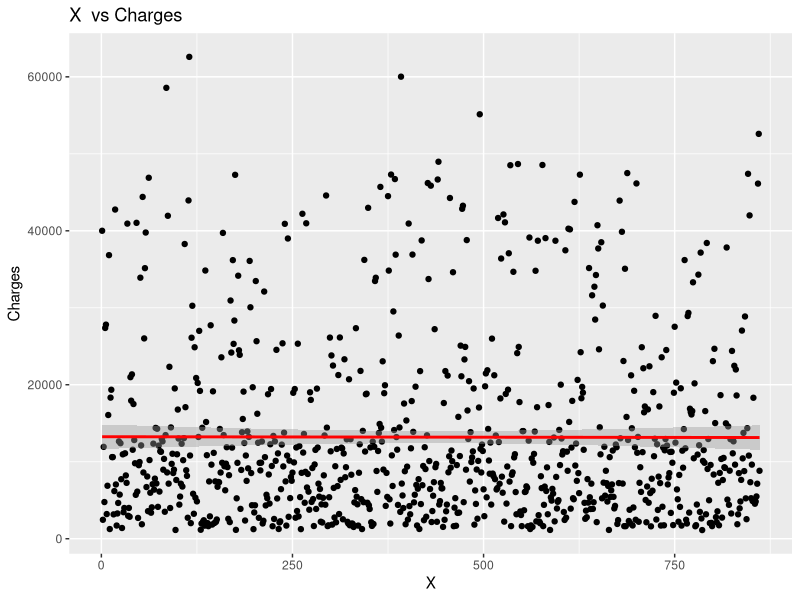
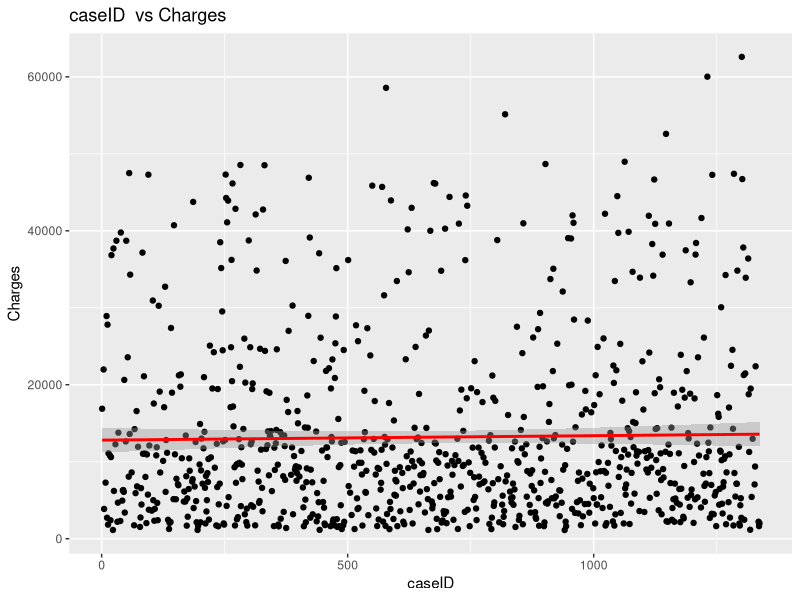
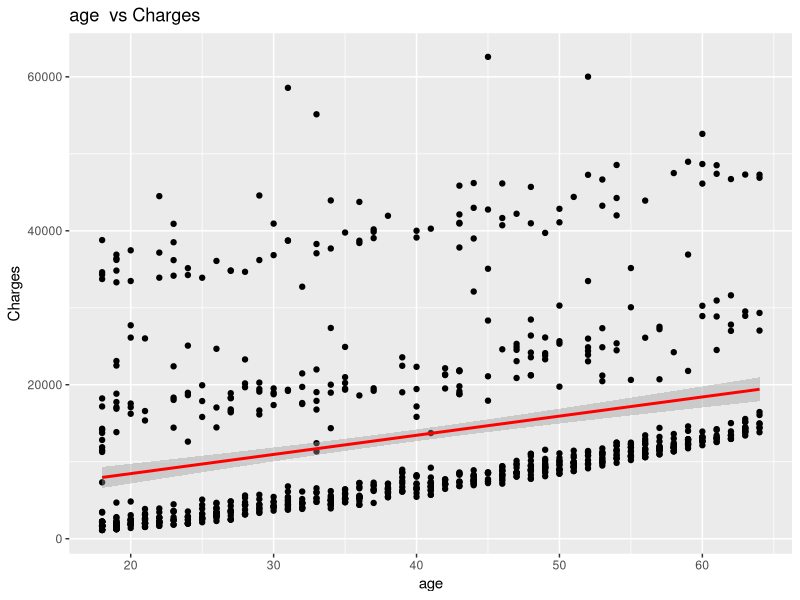
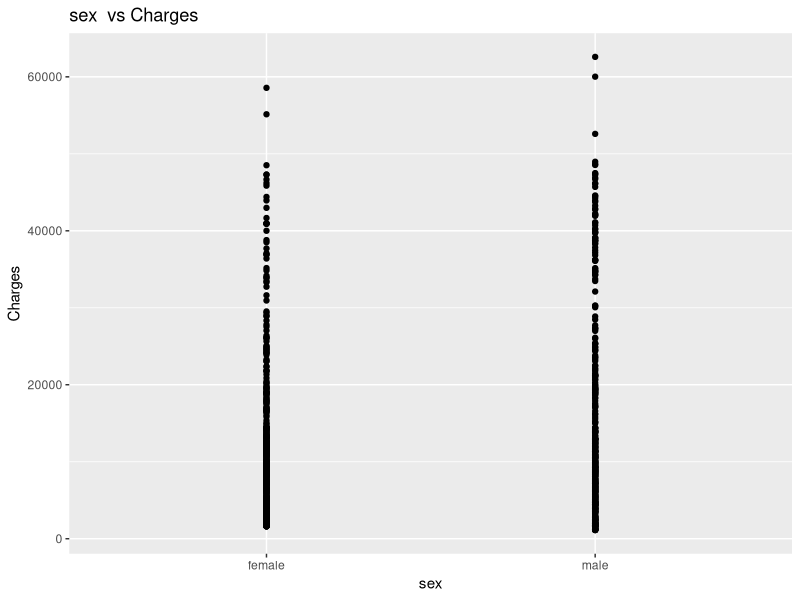
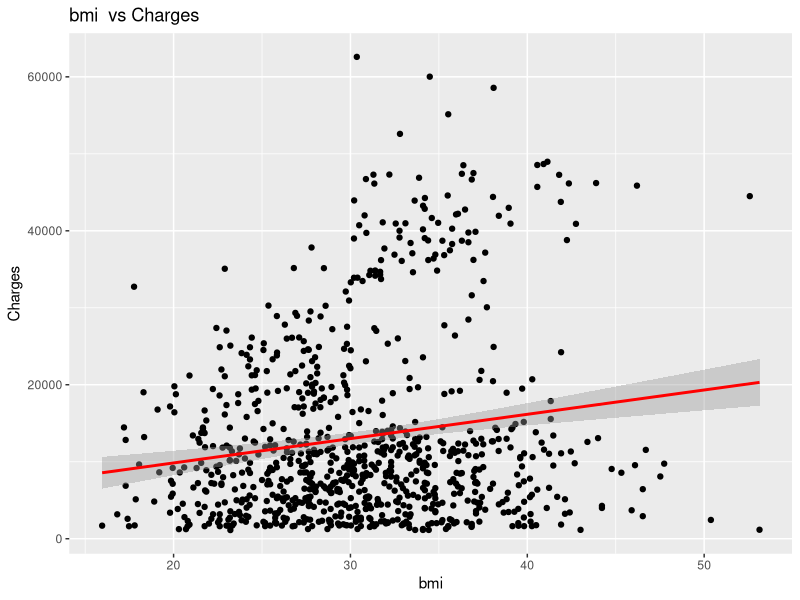
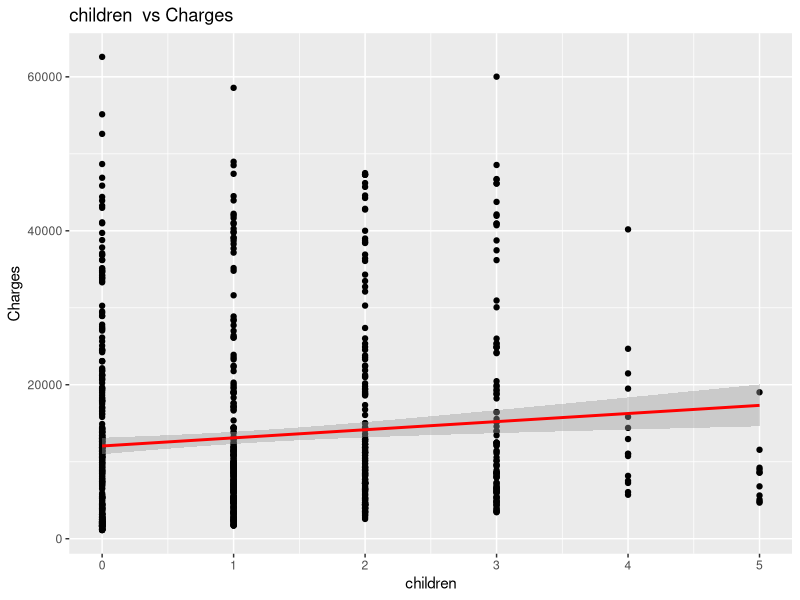
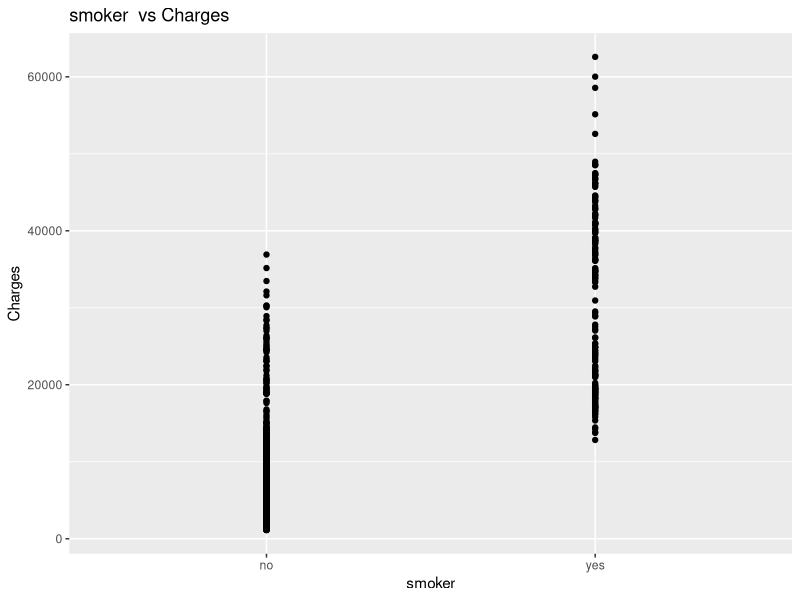
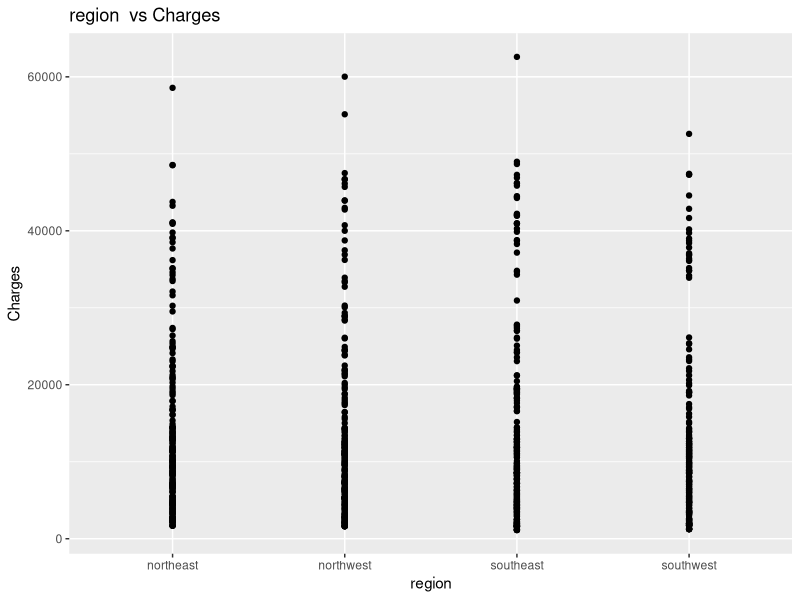

Reproduce these figures in R, in order.
## ---- chunk 1
#| echo: false

library(ggplot2)

insurance_data <- read.csv("insurance_data_S26.csv", header = TRUE)


for (col_name in colnames(insurance_data)) {
  plot <- ggplot(insurance_data, aes(insurance_data[[col_name]], charges)) + 
  geom_point() +
    geom_smooth(data = insurance_data, method = "lm", color = "red") +
    labs(
    title = paste(col_name, " vs Charges"),
    x = paste(col_name),
    y = "Charges"
  )
  print(plot)
}

